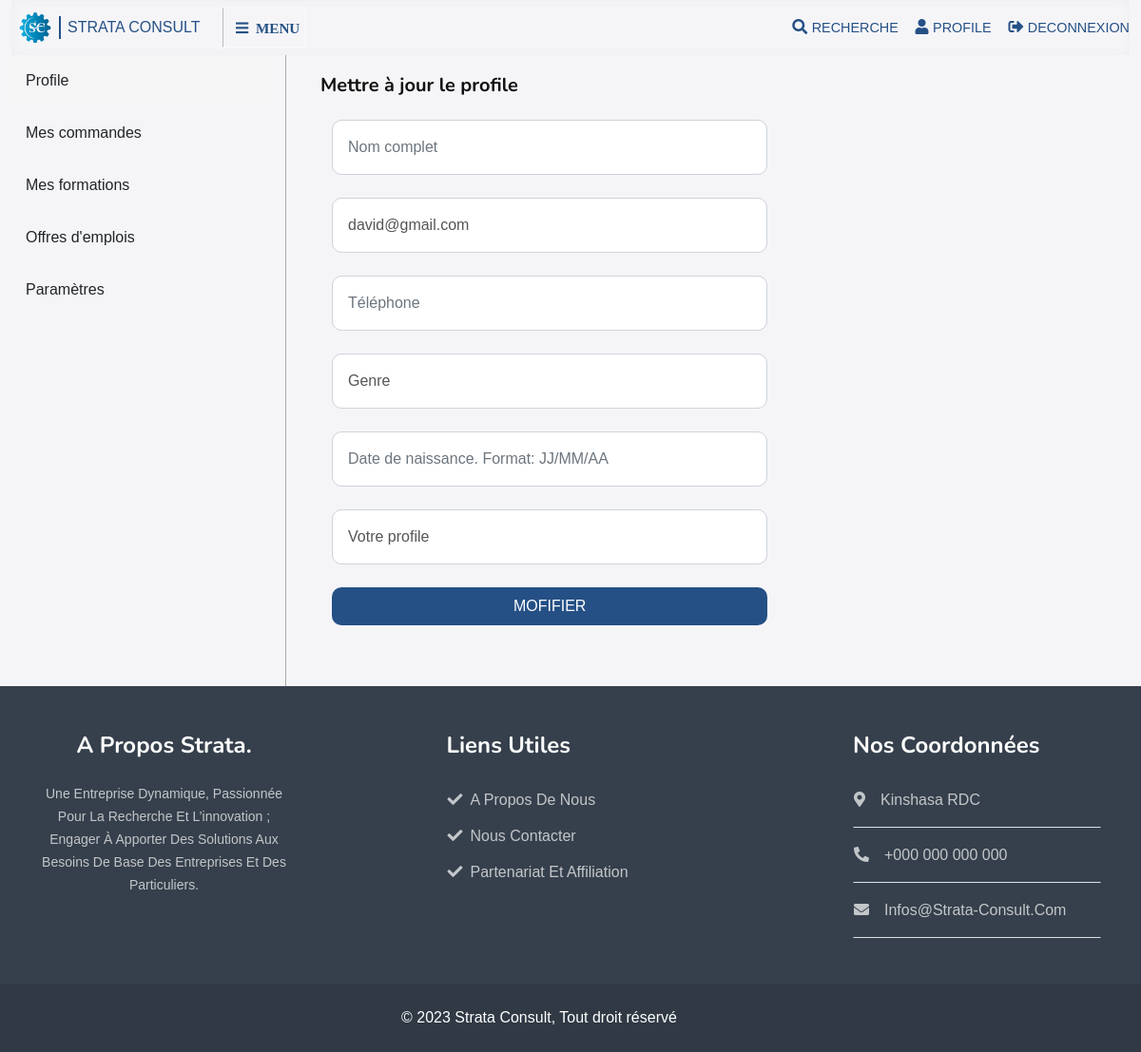
The app's page /accounts/update_profile/1 (signed in), older data.
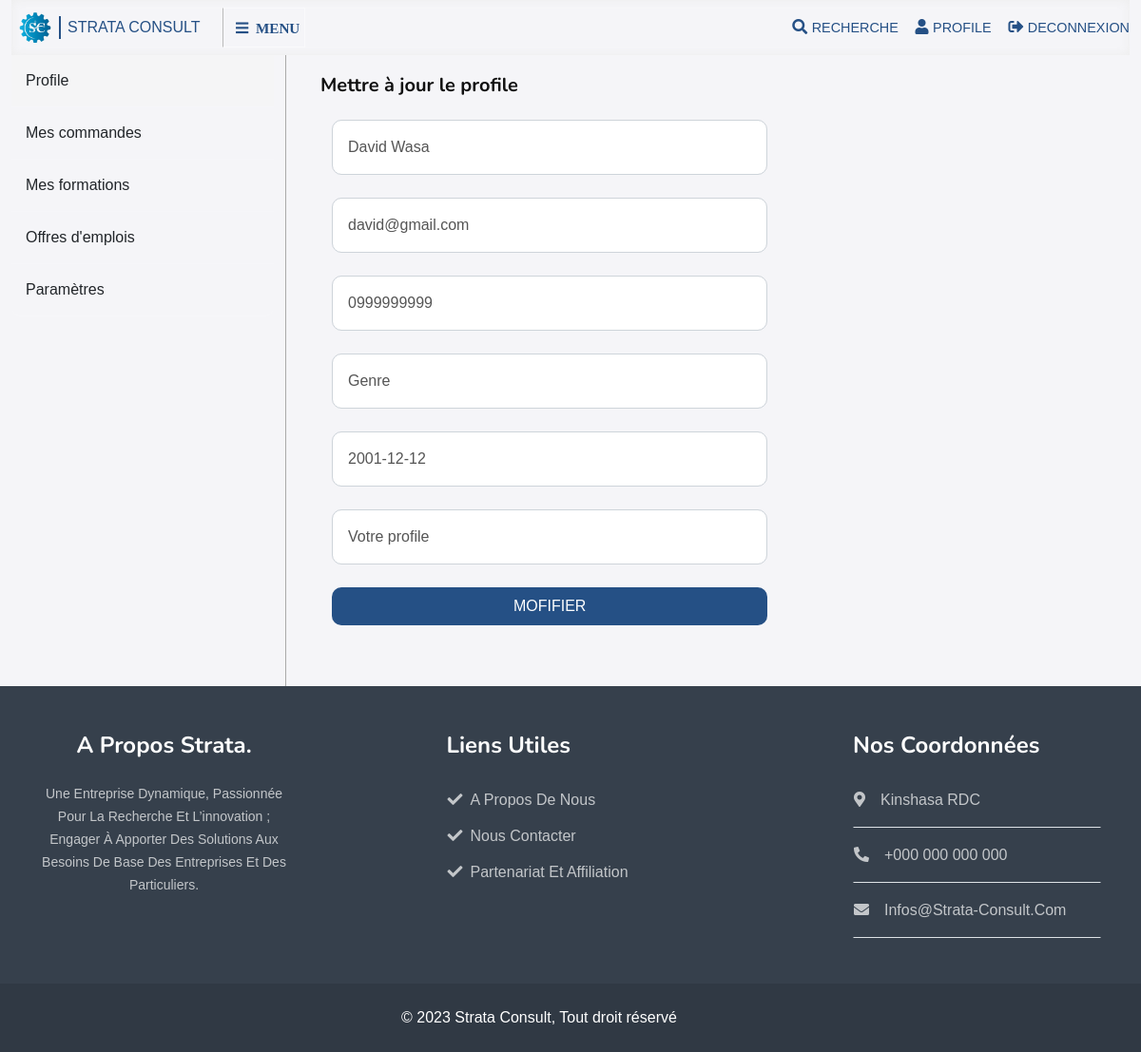
The same page, newer data.
### accounts/models.py (models this page shows, shortened)
class CustomUser(AbstractUser):
    username = None
    full_name = models.CharField(('full_name'), max_length=50)
    email = models.EmailField(('email'), unique=True)
    phone = models.CharField(('phone'), max_length=15)
    birthday = models.DateField(('birthday'), null=True, blank=True)
    gender = models.CharField(('gender'), choices=GENDER, max_length=1)
    profile = models.CharField(('profile'), choices=PROFILE, max_length=15)
    USERNAME_FIELD  = 'email'
    REQUIRED_FIELDS = ['phone']
    objects = CustomUserManager()

### accounts/views.py (the view)
# urls.py: path('update_profile/<int:pk>', UpdateProfile, name='update_profile'),
@login_required
def UpdateProfile(request, pk):
    if request.method == 'POST':
        form = UserUpdateForm(request.POST, instance=request.user)
        if form.is_valid():
            form.save()
            return HttpResponseRedirect(reverse('accounts:profile', args=[pk]))
        else:
            messages.error(request, "Erreur de mise à jour! Réessayez")
            return HttpResponseRedirect(reverse('accounts:update_profile', args=[pk]))
    else:
        form = UserUpdateForm(instance=request.user)
    return render(request, 'accounts/update_profile.html', {'form': form})

### accounts/forms.py
class UserUpdateForm(forms.ModelForm):
    class Meta:
        model = User
        fields = ['full_name', 'email', 'phone', 'gender', 'birthday', 'profile', 'password']
        widgets = {
            'full_name': forms.TextInput(attrs={'class': 'form-control p-3', 'placeholder': "Nom complet"}),
            'email': forms.TextInput(attrs={'class': 'form-control p-3', 'placeholder': 'Email'}),
            'phone': forms.TextInput(attrs={'class': 'form-control p-3', 'placeholder': 'Téléphone'}),
            'gender': forms.Select(attrs={'class': 'form-control p-3'}),
            'birthday': forms.DateInput(attrs={'class': 'form-control p-3', 'placeholder': 'Date de naissance. Format: JJ/MM/AA'}),
            'profile': forms.Select(attrs={'class': 'form-control p-3'}),
            'password': forms.PasswordInput(attrs={'class': 'form-control p-3', 'placeholder': "Mot de passe"}),
        }

### templates/accounts/update_profile.html (shortened to what this page needs)
{% extends 'accounts/base_profile.html' %}
{% load static %}
{% block profile %}
                    <div class="container pb-5">
                        <div class="overflow-hidden">
                            <h5 class="mb-4">Mettre à jour le profile</h5>
                        </div>
                        <div class="row m-0 box">
                            <div class="col-lg-7">
                                <form method="post" class="rounded contact-form mb-3">
                                    <div class="mb-4">
                                        {{form.full_name}}
                                    </div>
                                    <div class="mb-4">
                                        {{form.email}}
                                    </div>
                                    <div class="mb-4">
                                        {{form.phone}}
                                    </div>
                                    <div class="mb-4">
                                        <select name="gender" class="form-control p-3" required="" id="id_gender">
                                            <option value="" selected disabled>Genre</option>
                                        </select>
                                    </div>
                                    <div class="mb-4">
                                        {{form.birthday}}
                                    </div>
                                    <div class="mb-4">
                                        <select name="profile" class="form-control p-3" required="" id="id_profile">
                                            <option value="" selected disabled>Votre profile</option>
                                        </select>
                                    </div>
                                    <button class="btn btn-primary border-0 py-2 px-3 d-block w-100 text-center mb-1" type="submit">Mofifier</button>
                                </form>
                            </div>
                        </div>
                    </div>
{% endblock %}

Row changes from the older to the newer data that the page shows:
changed CustomUser "david@gmail.com": full_name (not shown) → "David Wasa"; phone (not shown) → "0999999999"; birthday (not shown) → "2001-12-12"
